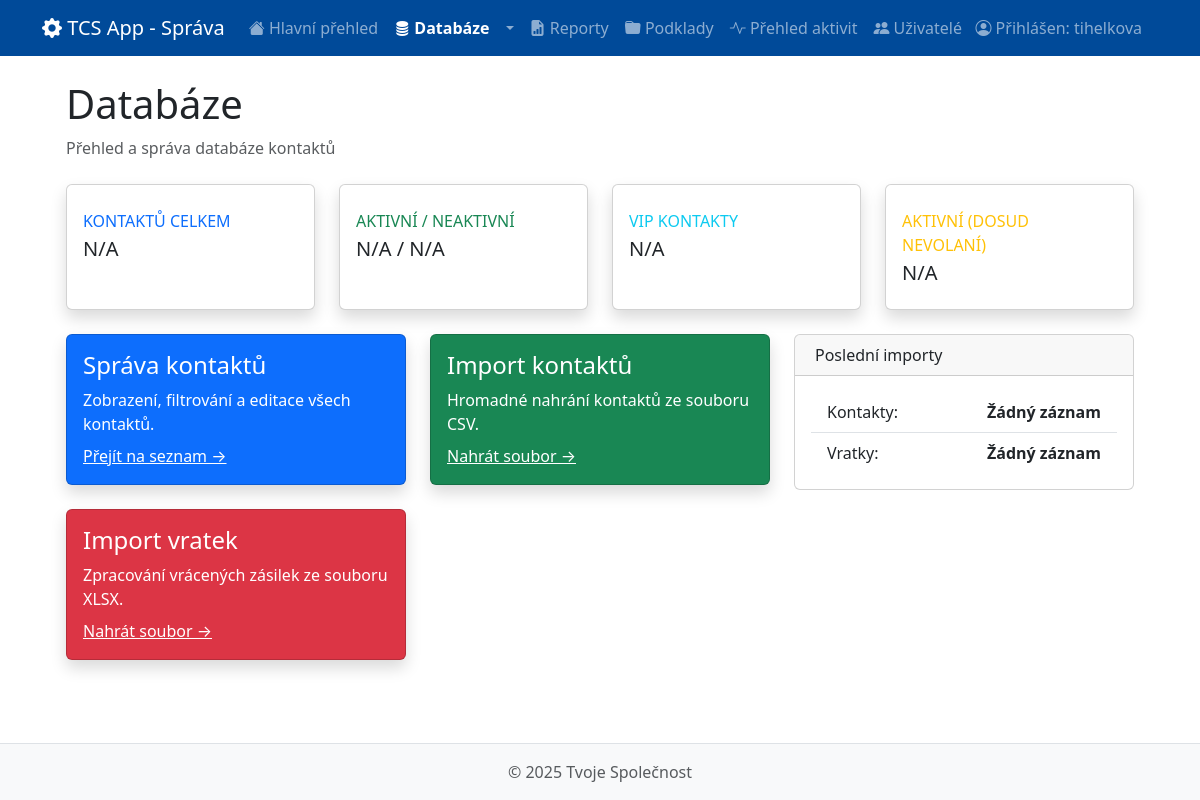
The app's page /sprava/databaze/ (signed in), older data.
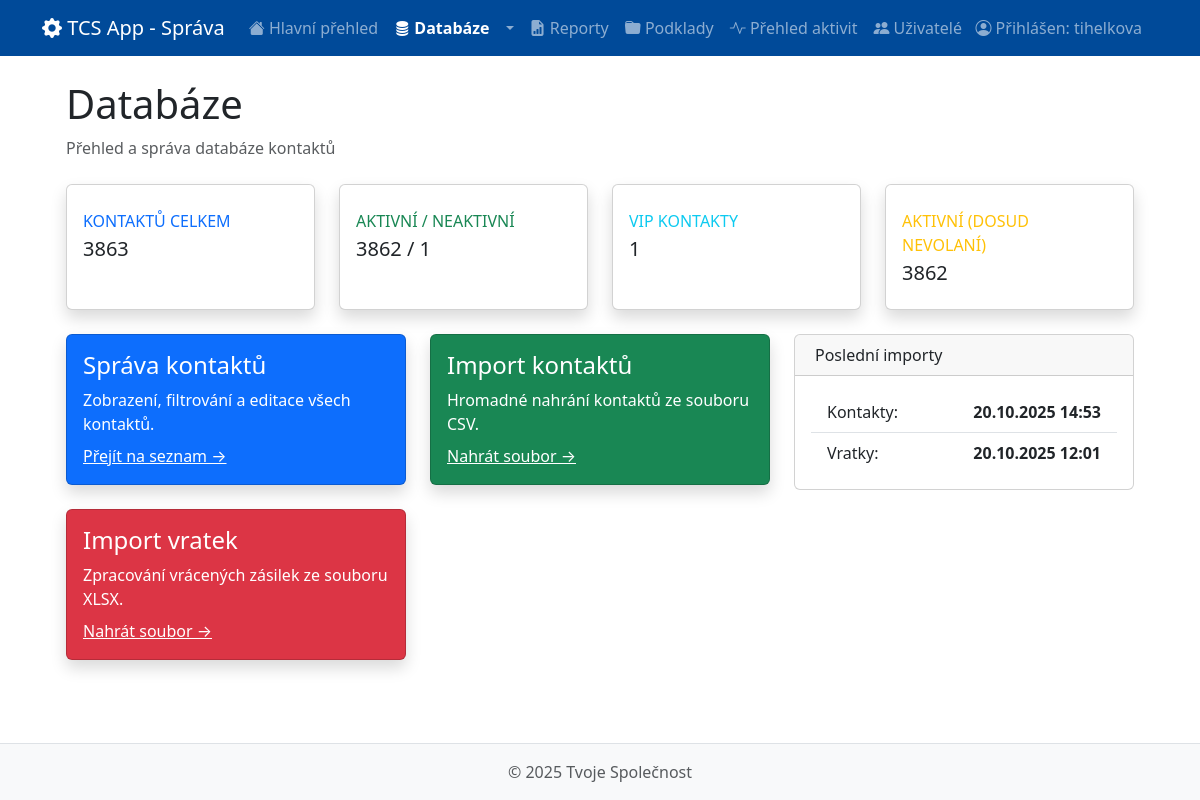
The same page, newer data.
### contacts/models.py (models this page shows, shortened)
class Kontakt(models.Model):
    info_2 = models.CharField(max_length=50, blank=True,  null=True, db_index=True, unique=True, verbose_name="Zákaznické číslo")
    info_3 = models.CharField(max_length=50, blank=True, default='', db_index=True, verbose_name="Přednostní číslo")
    ansprache = models.CharField(max_length=20, blank=True, default='', verbose_name="Oslovení (Pohlaví)")
    titel = models.CharField(max_length=20, blank=True, default='', verbose_name="Titul")
    vorname = models.CharField(max_length=100, blank=True, default='', verbose_name="Jméno")
    nachname = models.CharField(max_length=100, blank=True, default='', db_index=True, verbose_name="Příjmení")
    dlbs = models.CharField(max_length=50, blank=True, default='', verbose_name="Poslední objednávka")
    info_1 = models.CharField(max_length=50, blank=True, default='', verbose_name="DBK")
    telefon1 = models.CharField(max_length=30, blank=True, default='', db_index=True, verbose_name="Telefon 1")
    telefon2 = models.CharField(max_length=30, blank=True, default='', verbose_name="Telefon 2")
    geburtsdatum = models.DateField(null=True, blank=True, verbose_name="Datum narození")
    datum_letztkontakt = models.CharField(max_length=20, blank=True, default='', verbose_name="Poslední kontakt")
    tlm_kampagne_2_zielprodukt = models.CharField(max_length=100, blank=True, default='', verbose_name="Kampaň")
    strasse = models.CharField(max_length=100, blank=True, default='', verbose_name="Ulice")
    ort = models.CharField(max_length=100, blank=True, default='', verbose_name="Město")
    plz = models.CharField(max_length=20, blank=True, default='', verbose_name="Poštovní směrovací číslo")
    recency = models.CharField(max_length=20, blank=True, default='', verbose_name="Typ zákazníka")
    vip = models.BooleanField(default=False, verbose_name="VIP kontakt")
    vip_pridano = models.DateTimeField(null=True, blank=True, verbose_name="Do VIP přidáno dne")
    vip_poznamka = models.TextField(blank=True, default='', verbose_name="Interní poznámka k VIP")
    trvale_blokovan = models.BooleanField(default=False, verbose_name="Trvale blokovaný kontakt")
    nedovolano_pocet = models.PositiveIntegerField(default=0, verbose_name="Počet pokusů Nedovoláno")
    nedovolano_v_rade = models.PositiveIntegerField(default=0, verbose_name="Počet 'Nedovoláno' v řadě")
    odlozeny_nedovolano_pokusy = models.PositiveIntegerField(default=0, verbose_name="Počet pokusů Nedovoláno (odložené)")
    blokace_do = models.DateTimeField(null=True, blank=True, verbose_name="Blokace do")
    aktivni = models.BooleanField(default=True, verbose_name="Aktivní kontakt")
    assigned_operator = models.ForeignKey(
        settings.AUTH_USER_MODEL,
        null=True,
        blank=True,
        on_delete=models.SET_NULL,
        related_name="assigned_contacts",
        verbose_name="Přiřazený operátor",
    )
    updated_at = models.DateTimeField(auto_now=True, verbose_name="Poslední aktualizace")
    datum_prirazeni = models.DateTimeField(
        null=True,
        blank=True,
        verbose_name="Datum posledního přiřazení"
    )
    deaktivovan_do = models.DateField(null=True, blank=True, verbose_name="Deaktivován do")
    class Meta:
        verbose_name = "Kontakt"
        verbose_name_plural = "Kontakty"

class Vratka(models.Model):
    kontakt = models.ForeignKey(Kontakt, on_delete=models.CASCADE, related_name='vratky', verbose_name="Kontakt")
    datum_vratky = models.DateField(verbose_name="Datum vrácení")
    duvod = models.CharField(max_length=255, verbose_name="Důvod vrácení", blank=True, default='')
    datum_importu = models.DateTimeField(auto_now_add=True, verbose_name="Datum importu")
    agent = models.CharField(max_length=100, blank=True, default='', verbose_name="Agent")
    cislo_faktury = models.CharField(max_length=100, blank=True, default='', verbose_name="Číslo faktury")
    datum_faktury = models.DateField(blank=True, null=True, verbose_name="Datum faktury")
    castka_faktury = models.DecimalField(max_digits=10, decimal_places=2, blank=True, null=True, verbose_name="Částka faktury")
    castka_vratky = models.DecimalField(max_digits=10, decimal_places=2, blank=True, null=True, verbose_name="Částka vratky")
    class Meta:
        verbose_name = "Vratka"
        verbose_name_plural = "Vratky"
        ordering = ['-datum_vratky']

### sprava/views.py (the view)
# urls.py: path('databaze/', views.sprava_databaze_overview, name='databaze_overview'),
@login_required
@user_passes_test(is_admin)
def sprava_databaze_overview(request):
    all_contacts = Kontakt.objects.all()
    total_contacts = all_contacts.count()
    active_contacts = all_contacts.filter(aktivni=True).count()
    vip_contacts = all_contacts.filter(vip=True).count()
    active_without_history = Kontakt.objects.annotate(call_count=Count('historie')).filter(aktivni=True, call_count=0).count()
    last_return_import = Vratka.objects.order_by('-datum_importu').first()
    last_contact_import = Kontakt.objects.order_by('-id').first()
    context = {
        'page_title': 'Přehled databáze',
        'total_contacts': total_contacts,
        'active_contacts': active_contacts,
        'inactive_contacts': total_contacts - active_contacts,
        'vip_contacts': vip_contacts,
        'active_without_history': active_without_history,
        'last_return_import_date': last_return_import.datum_importu if last_return_import else None,
        'last_contact_import_date': last_contact_import.updated_at if last_contact_import else None,
    }
    return render(request, 'sprava/sprava_databaze_overview.html', context)

### sprava/views.py (called while the page is built)
def is_admin(user):
    return user.is_authenticated and user.is_staff

### templates/sprava/sprava_databaze_overview.html (shortened to what the changed rows need)
{% extends "sprava/base.html" %}
{% block content %}
<div class="container-fluid px-4">
    <h1 class="mt-4">Databáze</h1>
    <div class="row">
        <div class="col-xl-3 col-md-6 mb-4">
            <div class="card border-left-primary shadow h-100 py-2">
                <div class="card-body"><div class="row no-gutters align-items-center"><div class="col mr-2">
                    <div class="text-xs font-weight-bold text-primary text-uppercase mb-1">Kontaktů celkem</div>
                    <div class="h5 mb-0 font-weight-bold text-gray-800">{{ total_contacts|default:"N/A" }}</div>
                </div><div class="col-auto"></div></div></div>
            </div>
        </div>
        <div class="col-xl-3 col-md-6 mb-4">
            <div class="card border-left-success shadow h-100 py-2">
                <div class="card-body"><div class="row no-gutters align-items-center"><div class="col mr-2">
                    <div class="text-xs font-weight-bold text-success text-uppercase mb-1">Aktivní / Neaktivní</div>
                    <div class="h5 mb-0 font-weight-bold text-gray-800">{{ active_contacts|default:"N/A" }} / {{ inactive_contacts|default:"N/A" }}</div>
                </div><div class="col-auto"></div></div></div>
            </div>
        </div>
        <div class="col-xl-3 col-md-6 mb-4">
            <div class="card border-left-info shadow h-100 py-2">
                <div class="card-body"><div class="row no-gutters align-items-center"><div class="col mr-2">
                    <div class="text-xs font-weight-bold text-info text-uppercase mb-1">VIP Kontakty</div>
                    <div class="h5 mb-0 font-weight-bold text-gray-800">{{ vip_contacts|default:"N/A" }}</div>
                </div><div class="col-auto"></div></div></div>
            </div>
        </div>
        <div class="col-xl-3 col-md-6 mb-4">
            <div class="card border-left-warning shadow h-100 py-2">
                <div class="card-body"><div class="row no-gutters align-items-center"><div class="col mr-2">
                    <div class="text-xs font-weight-bold text-warning text-uppercase mb-1">Aktivní (dosud nevolaní)</div>
                    <div class="h5 mb-0 font-weight-bold text-gray-800">{{ active_without_history|default:"N/A" }}</div>
                </div><div class="col-auto"></div></div></div>
            </div>
        </div>
    </div>
    <div class="row">
        <div class="col-xl-4">
            <div class="card mb-4">
                <div class="card-body">
                    <ul class="list-group list-group-flush">
                        <li class="list-group-item d-flex justify-content-between align-items-center">
                            Kontakty:
                            <strong>{% if last_contact_import_date %}{{ last_contact_import_date|date:"d.m.Y H:i" }}{% else %}Žádný záznam{% endif %}</strong>
                        </li>
                        <li class="list-group-item d-flex justify-content-between align-items-center">
                            Vratky:
                            <strong>{% if last_return_import_date %}{{ last_return_import_date|date:"d.m.Y H:i" }}{% else %}Žádný záznam{% endif %}</strong>
                        </li>
                    </ul>
                </div>
            </div>
        </div>
    </div>
</div>
{% endblock %}

Row changes from the older to the newer data that the page shows:
added Kontakt: updated_at "20.10.2025 14:53"
added Vratka: datum_importu "20.10.2025 12:01"
Text that changed along with them:
{{ total_contacts|default:"N/A" }}: "N/A" → "3863"
{{ active_contacts|default:"N/A" }}: "N/A" → "3862"
{{ inactive_contacts|default:"N/A" }}: "N/A" → "1"
{{ vip_contacts|default:"N/A" }}: "N/A" → "1"
{{ active_without_history|default:"N/A" }}: "N/A" → "3862"
text no longer shown: "Žádný záznam Žádný záznam"
